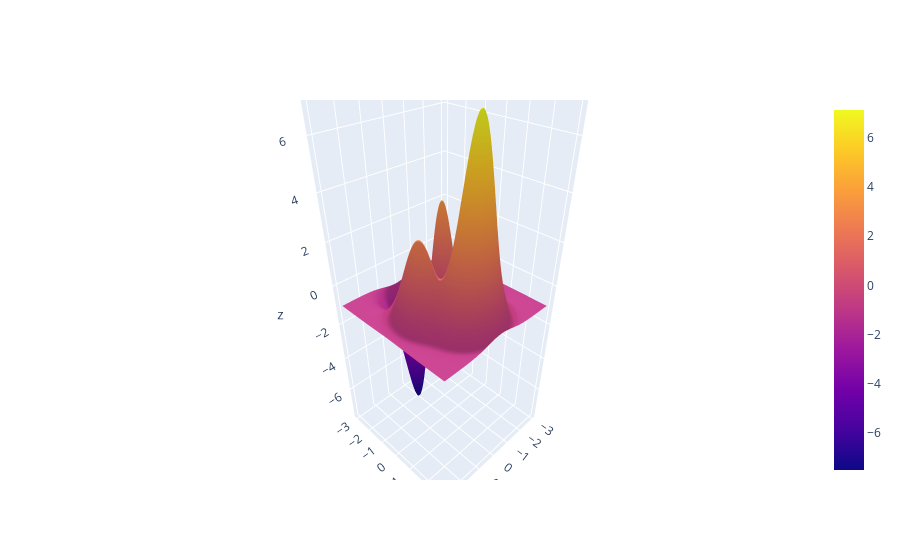

Notebook code for this chart:
### Code cell
# 导入模块
import numpy as np
import plotly.graph_objects as go

# 定义函数
def F(x, y):
	return 3*(1-x)**2*np.exp(-(x**2)-(y+1)**2)- 10*(x/5 - x**3 - y**5)*np.exp(-x**2-y**2)- 1/3**np.exp(-(x+1)**2 - y**2)

# 生成X, Y, Z矩阵
x = np.linspace(-3, 3, 100)
y = np.linspace(-3, 3, 100)
X, Y = np.meshgrid(x, y)
Z = F(X, Y)

# 创建图形对象
fig = go.Figure(data=[go.Surface(z=Z, x=X, y=Y)])

# 显示图形
fig.show()

# 导出图形为html文件
fig.write_html("surface.html")

### Figure 1 — Plotly figure (JSON) as saved in the notebook; plotly's stock layout.template omitted (floating-point values rounded to 4 significant figures; data arrays with more than 128 entries replaced by an {"elided": "..."} marker saying what was removed)
{"data": [{"type": "surface", "x": {"elided": "100x100 float values"}, "y": {"elided": "100x100 float values"}, "z": {"elided": "100x100 float values"}}], "layout": {}}
